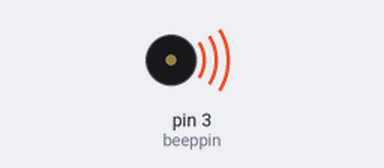
Bench run of a sketch on a simulated Arduino Uno, built with avr-gcc and run on an emulated ATmega328P. On the bench: buzzer (waves = sounding).

Above: at 0.5 s.
At 4.1 s:
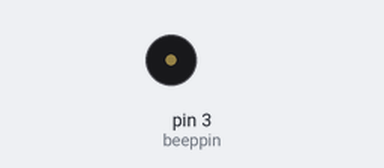
Timing chart, 0 to 6.0 s (numbered marks = the images above):
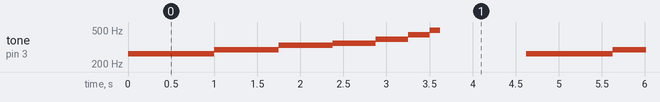

Measured:
- by itself, tone on pin 3 (beeppin): repeats every 4.6 s: 294 Hz 0.75 s, 330 Hz 0.63 s, 349 Hz 0.50 s, 392 Hz 0.38 s, 440 Hz 0.25 s, 494 Hz 0.13 s, silent 1.0 s, 262 Hz 1.0 s

The sketch:

Project_4.1.ino
```cpp
int beeppin = 3; //定义蜂鸣器引脚为D3

void setup()
{
  pinMode(beeppin, OUTPUT);//定义蜂鸣器管脚为输出模式
}

void loop()
{
  tone(beeppin, 262);//DO播放1000ms
  delay(1000);
  tone(beeppin, 294);//Re播放750ms
  delay(750);
  tone(beeppin, 330);//Mi播放625ms
  delay(625);
  tone(beeppin, 349, 500);//Fa播放500ms
  delay(500);
  tone(beeppin, 392, 375);//So播放375ms
  delay(375);
  tone(beeppin, 440, 250);//La播放250ms
  delay(250);
  tone(beeppin, 494, 125);//Si播放125ms
  delay(125);
  noTone(beeppin);//停止播放一秒
  delay(1000);
}
```
